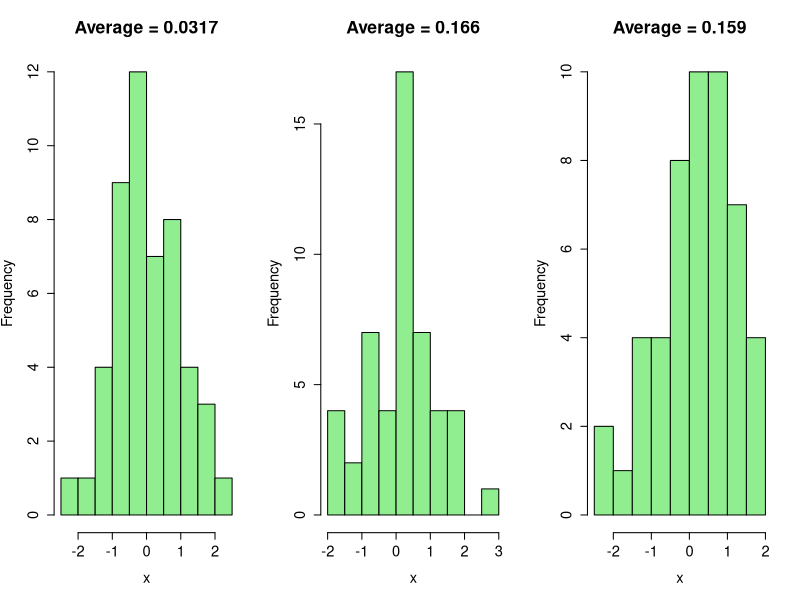
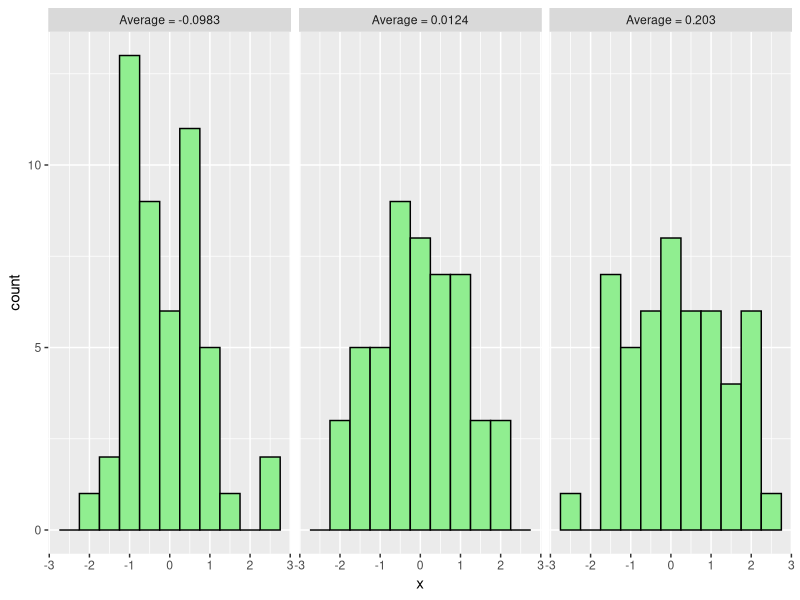
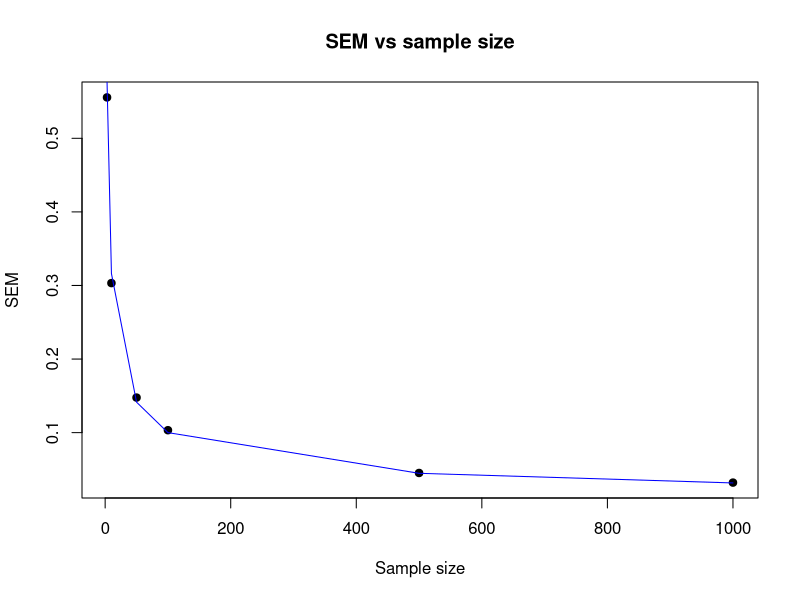
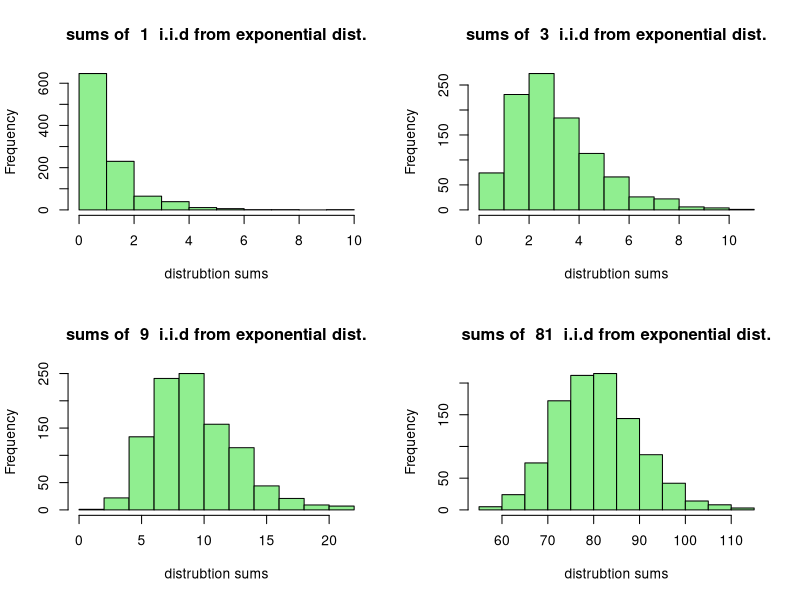
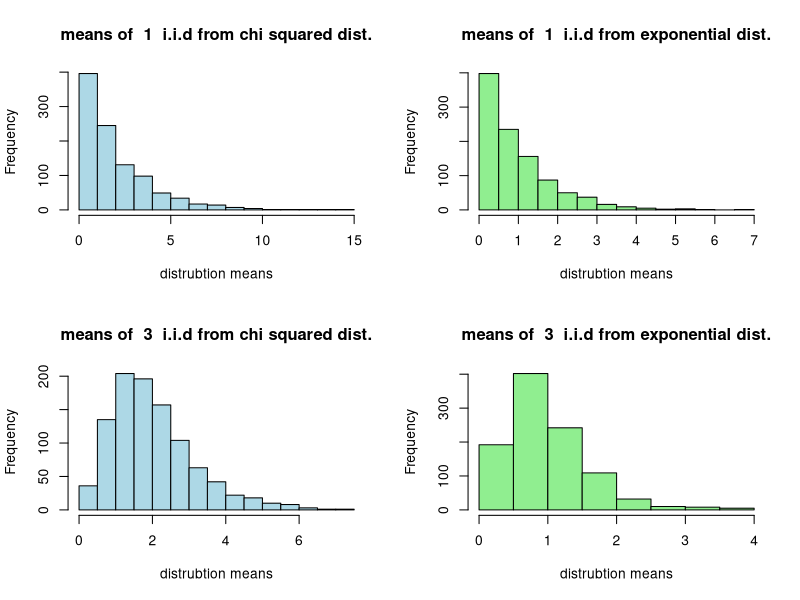
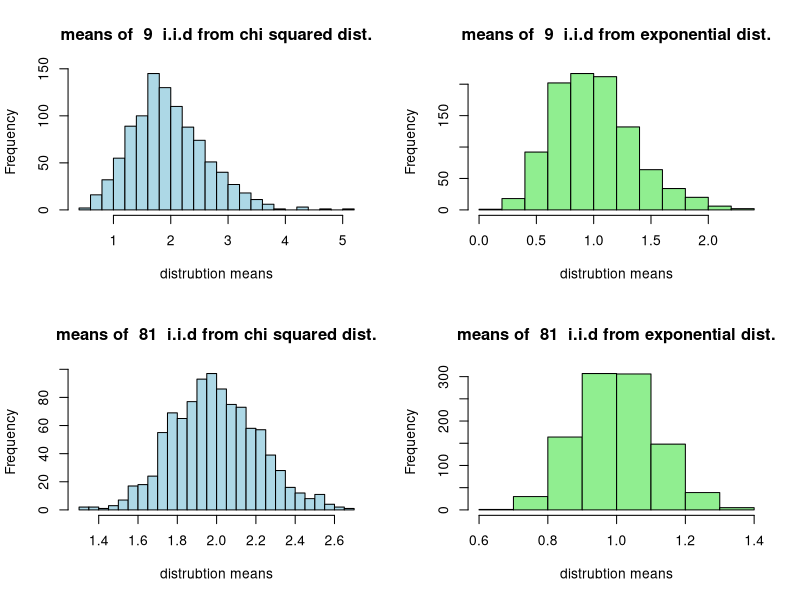
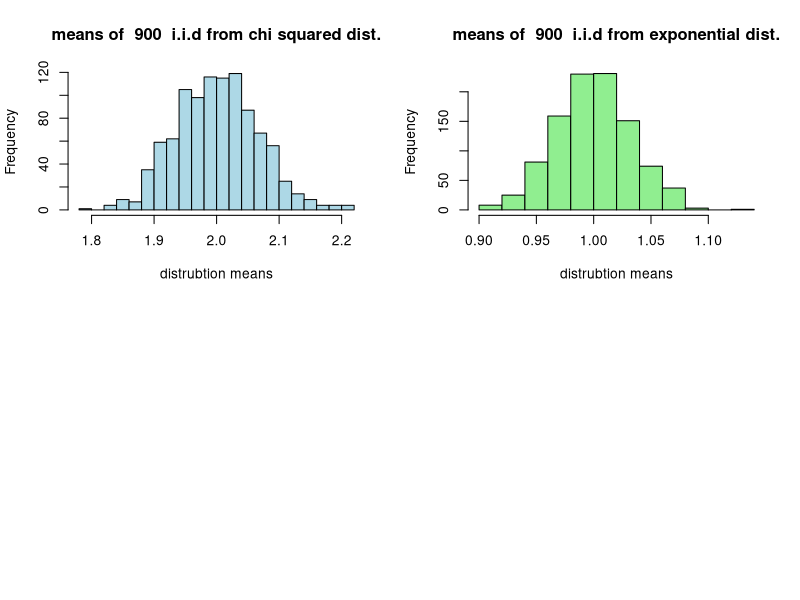

Write the R code that produced these figures, in order.
## ---- chunk 1
library(ggplot2)
knitr::opts_chunk$set(echo = TRUE)
## ---- chunk 2
old.par <- par(mfrow=c(1,3),ps=16)
for ( iTry in 1:3 ) {
  x=rnorm(50,mean=0,sd=1)
  hist(x,breaks=10,col='lightgreen',main=paste("Average =",signif(mean(x),3)))
}
par(old.par)
## ---- chunk 3
ggplot(transform(data.frame(x=rnorm(150),y=rep(1:3,50)),y=paste("Average =",signif(unlist(lapply(unstack(data.frame(x,y)),mean))[y],3))),aes(x=x))+geom_histogram(binwidth=0.5,colour="black",fill='lightgreen')+facet_wrap(~y)
## ---- chunk 4
# different sample sizes we are going to try:
sample.sizes=c(3,10,50, 100, 500, 1000)
num_samples_at_size = 1000
# we will use the vector below to keep the SD of the distribution of the means at each given sample size
# (note that it's ok to initialize with an empty vector of length 0 - if we index it out of bounds
# later, it will autoexpand on assignment, see examples in the slides) 
mean.sds = numeric(0) 

for ( N in sample.sizes ) { # try different sample sizes

  m = numeric(0)
  for (i in 1:num_samples_at_size){
    x = rnorm(N, mean=0, sd=1)
    m[i] = mean(x)
  }
  
  samples_sd = sd(m)
  mean.sds = c(mean.sds, samples_sd)
 # insert your code here (you may want to check the slides). 
 # 1) At each given N (i.e. in each iteration of the outer loop) you have to draw large number 
 # (e.g. 1000) of samples of size N from the distribution of your choice (e.g. normal, uniform, exponential, ...), calculate the mean of each of those samples and save them all into
 # a vector m.
 #
 # 2) Now, with vector m in hand, we want to characterize how much the sample mean fluctuates
 # from one experiment (experiment=taking a sample of N measurements) to the next. Instead of just
 # drawing a histogram, this time we will calculate the standard deviation of the distribution
 # represented by the vector m. Use function sd().
 #
 # 3) save the result (sd of the distributions of the means for current N) into the vector means.sds.
 # You can use c() or you can use an indexing variable, in the latter case you will need to add it to the
 # code and increment properly
}

# at this point, you should have the vector mean.sds filled. It should have length 6 and keep the values of 
# the standard deviation of the mean (known as the standard error of the mean, SEM) at different sample sizes 
# (mean.sds[1] is the SEM at N=3, mean.sds[2] is the SEM at N=10, and so on)

# let us now PLOT the SEM (i.e. the "typical" error we expect the sample mean to exhibit in any 
# given experiment) as a function of the sample size, N. 

plot(sample.sizes,mean.sds, main="SEM vs sample size",pch=19, xlab='Sample size', ylab='SEM')
lines(sample.sizes,1/sqrt(sample.sizes),col='blue')
## ---- chunk 5


N = c(1,3,9,81) # the number of i.i.d. variables X we are going to sum
par(mfrow=c(2,2),ps=12) #, pin=c(2,2), fin=c(0.5,0.5))

# how many times we are going to repeat the "experiment" (see the text above for what we call an experiment):
repeats = 1000 

for (n_value in N) {
  s.values=numeric() # we will use this vector to store the value of the sum in each experiment
  for (n.exp in 1:repeats) { # repeat the experiment!
     # explained below. Here we must draw the values x1, ..., xN of the random variables we are going to sum up:
     ### replace with correct call: x = DISTR(N,...) 
     # the "measured" value of the random variable X is the sum of x1...xN, calculate it and save into 
     # the vector s.values:
     ### replace with correct call: s.values[n.exp] = ...???...

    # exponential distribution results in good histogram progression    
    s.values[n.exp] = sum(rexp(n=n_value, rate=1))
  }

  # we repeated the experiment 1000 times, so we have 1000 values sampled from the process S and that should
  # be plenty for looking at their distribution:
  ### replace with correct call:   ...DRAW histogram of n.exp values of s.values...
  hist(s.values, breaks=10, xlab='distrubtion sums', col='lightgreen', main=paste('sums of ', n_value, ' i.i.d from exponential dist.' ))
}


## ---- chunk 6


options(scipen = 999)
large_number = 1000000
print(paste('exponential distribution, rate=1, mean of N =',large_number, ': ', mean(rexp(n=large_number, rate=1))))
print(paste('chi square distribution, df=2, mean of N =',large_number, ': ', mean(rchisq(n=large_number, df=2))))

par(mfrow=c(2,2),ps=12)

N = c(1,3,9,81,900) # the number of i.i.d. variables X we are going to sum 
repeats = 1000
s.values=numeric() # we will use this vector to store the value of the sum in each experiment
s.values2=numeric()
s.values2a=numeric()

for (n_value in N) {
  for (n.exp in 1:repeats) { # repeat the experiment!
    # exponential distribution    
    s.values[n.exp] = mean(rexp(n=n_value, rate=1))
    # chi squarked distribution, degrees of freedom = 2
    s.values2[n.exp] = mean(rchisq(n=n_value, df=2))

  }
  
    hist(s.values2, breaks=20, xlab='distrubtion means', col='lightblue', main=paste('means of ', n_value, ' i.i.d from chi squared dist.' ))
    hist(s.values, breaks=10, xlab='distrubtion means', col='lightgreen', main=paste('means of ', n_value, ' i.i.d from exponential dist.' ))
}



